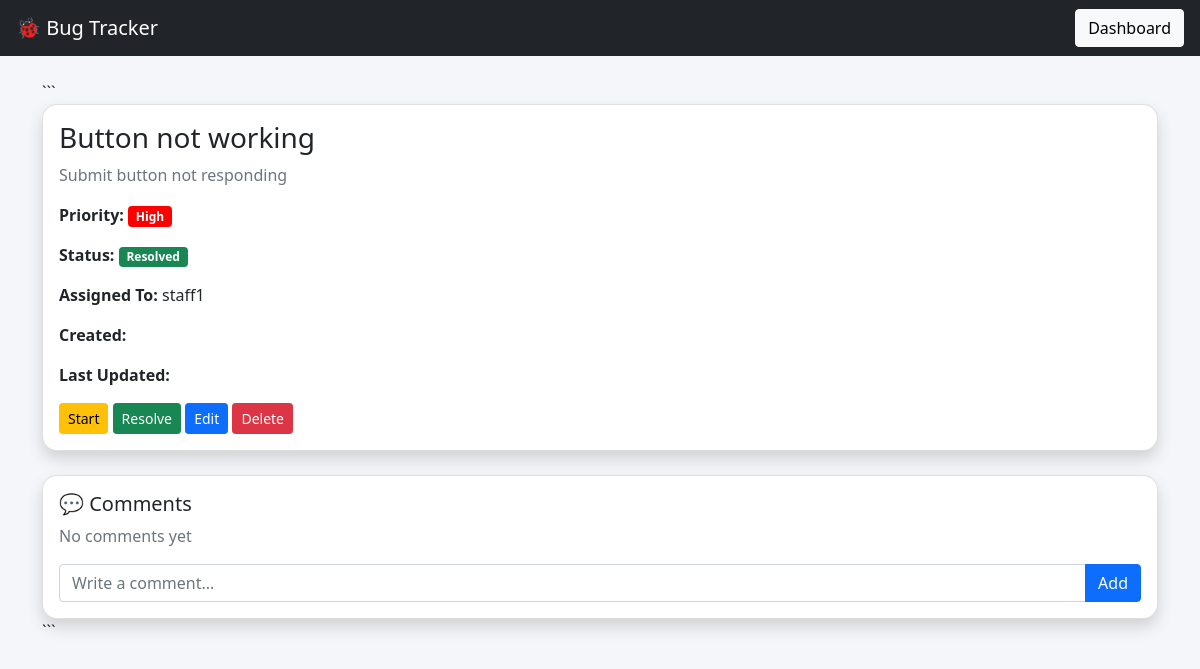
Before: /bug/1 with the older database file.
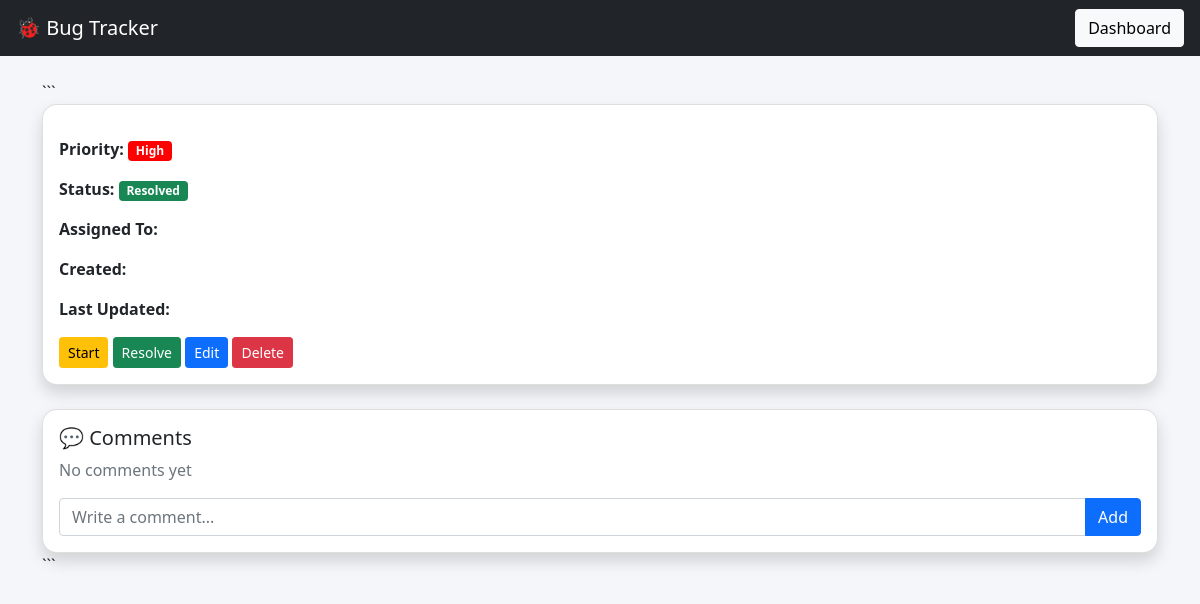
After: the same page with the newer database file.
### tables this page shows
CREATE TABLE bugs (
        id INTEGER PRIMARY KEY AUTOINCREMENT,
        title TEXT,
        description TEXT,
        status TEXT,
        created_at TEXT,
        assigned_to TEXT);

### app.py (the view, shortened to what this page needs)
@app.route("/bug/<int:id>", methods=["GET","POST"])
def bug(id):
    con = db()
    cur = con.cursor()
    cur.execute("SELECT * FROM bugs WHERE id=?", (id,))
    bug = cur.fetchone()
    cur.execute("SELECT * FROM comments WHERE bug_id=?", (id,))
    comments = cur.fetchall()
    return render_template("view_bug.html", bug=bug, comments=comments)

### app.py (called while the page is built)
def db():
    return sqlite3.connect("database.db")

### templates/view_bug.html (shortened to what this page needs)
<!DOCTYPE html>
<html lang="en">
<head>
<link href="https://cdn.jsdelivr.net/npm/bootstrap@5.0.2/dist/css/bootstrap.min.css" rel="stylesheet">
</head>
<body>
<nav class="navbar navbar-dark bg-dark px-3">
    <span class="navbar-brand">🐞 Bug Tracker</span>
    <a href="/dashboard" class="btn btn-light">Dashboard</a>
</nav>
<div class="container mt-4">
```
<div class="card shadow mb-4">
    <div class="card-body">
        <h3>{{bug[1]}}</h3>
        <p class="text-muted">{{bug[2]}}</p>
        <p>
            <strong>Priority:</strong>
            {% if bug[3] == 'Low' %}
                <span class="badge badge-low">Low</span>
            {% elif bug[3] == 'Medium' %}
                <span class="badge badge-medium">Medium</span>
            {% else %}
                <span class="badge badge-high">High</span>
            {% endif %}
        </p>
        <p>
            <strong>Status:</strong>
            {% if bug[4] == 'Open' %}
                <span class="badge bg-secondary">Open</span>
            {% elif bug[4] == 'In Progress' %}
                <span class="badge bg-warning text-dark">In Progress</span>
            {% else %}
                <span class="badge bg-success">Resolved</span>
            {% endif %}
        </p>
        <p><strong>Assigned To:</strong> {{bug[5]}}</p>
        <p><strong>Created:</strong> {{bug[6]}}</p>
        <p><strong>Last Updated:</strong> {{bug[7]}}</p>
        <div class="mt-3">
            <a href="/update/{{bug[0]}}/In Progress" class="btn btn-warning btn-sm">Start</a>
            <a href="/update/{{bug[0]}}/Resolved" class="btn btn-success btn-sm">Resolve</a>
            <a href="/edit/{{bug[0]}}" class="btn btn-primary btn-sm">Edit</a>
            <a href="/delete/{{bug[0]}}" onclick="return confirmDelete()" class="btn btn-danger btn-sm">Delete</a>
        </div>
    </div>
</div>
<div class="card shadow">
    <div class="card-body">
        <h5>💬 Comments</h5>
        {% if comments %}
            {% for c in comments %}
                <div class="border p-2 mb-2 rounded">
                    <strong>{{c[2]}}</strong>
                    <small class="text-muted float-end">{{c[4]}}</small>
                    <p class="mb-0">{{c[3]}}</p>
                </div>
            {% endfor %}
        {% else %}
            <p class="text-muted">No comments yet</p>
        {% endif %}
        <form method="POST" class="mt-3">
            <div class="input-group">
                <input name="comment" class="form-control" placeholder="Write a comment..." required>
                <button class="btn btn-primary">Add</button>
            </div>
        </form>
    </div>
</div>
```
</div>
</body>
</html>

Changed rows visible on the page:
removed bugs: title "Button not working", description "Submit button not responding", assigned_to "staff1"
